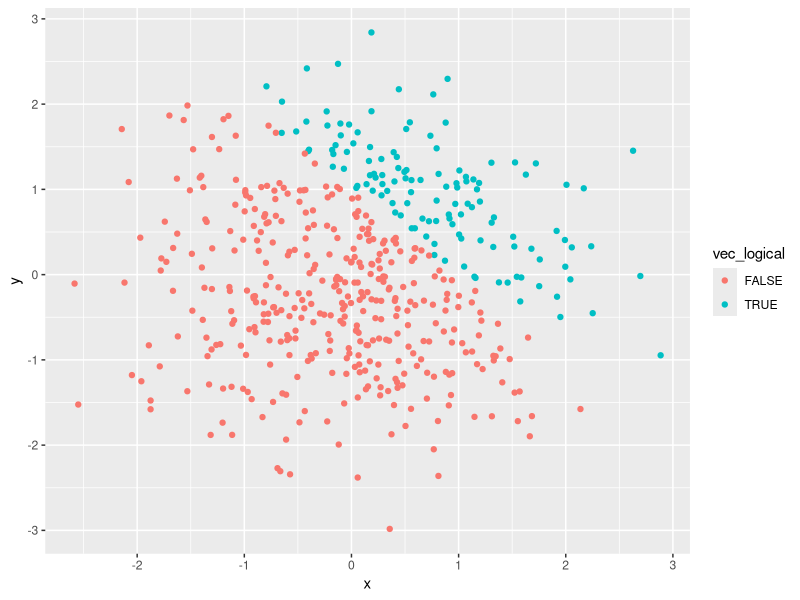
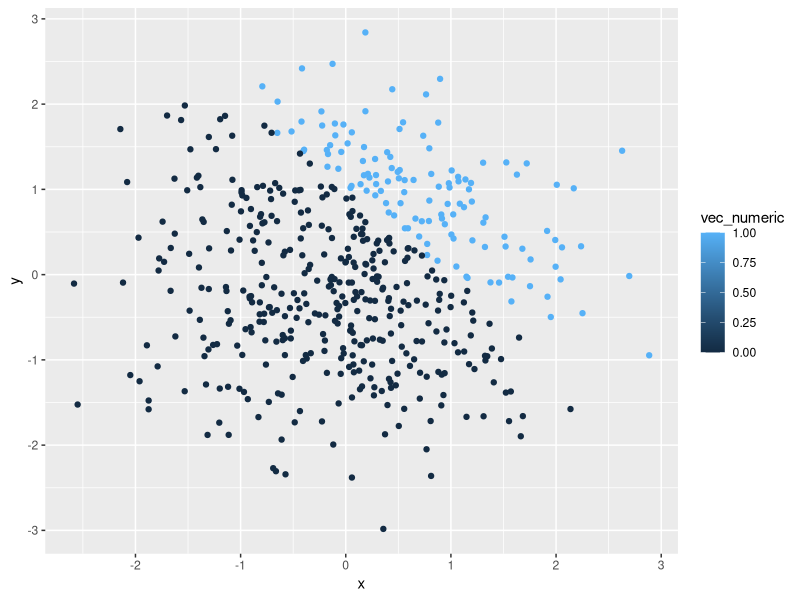
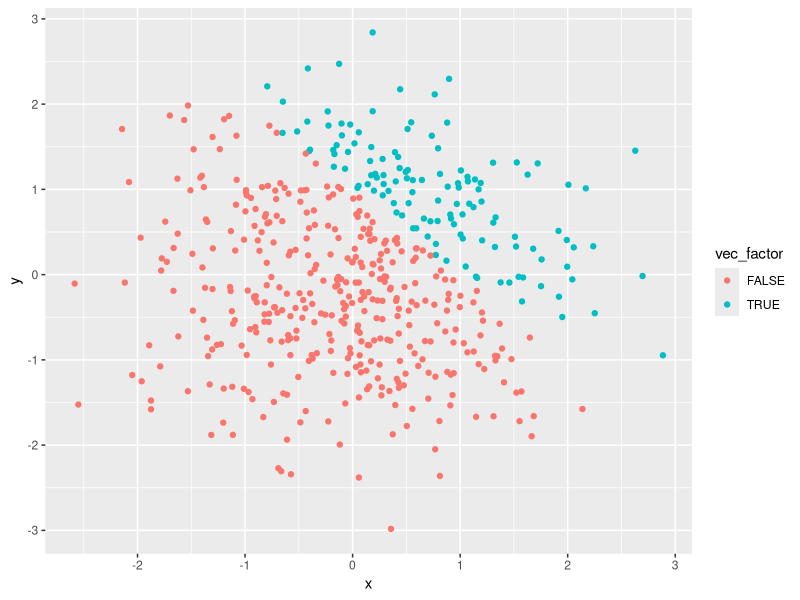
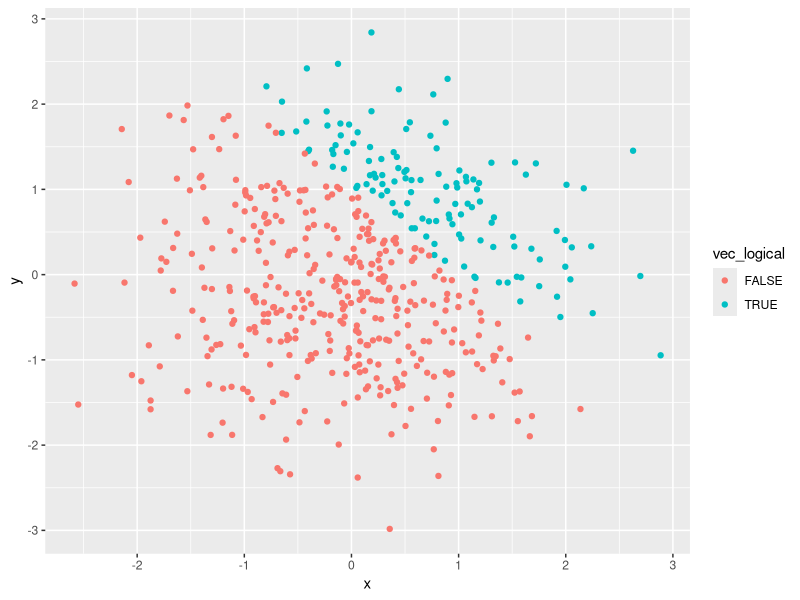

Source code (R) for these figures, in order:
## ---- chunk 1
library(tidyverse)

first_df = tibble(
  vec_rsamp = rnorm(8),
  vec_logical = vec_rsamp > 0,
  vec_char = c("a","b","c","d","e","f","g","h"),
  vec_factor = factor(c("i","j","k","i","j","k","i","j"))
)

## ---- chunk 2
mean(pull(first_df, vec_rsamp))
mean(pull(first_df, vec_logical))
mean(pull(first_df, vec_char))
mean(pull(first_df, vec_factor))
## ---- chunk 3
as.numeric(pull(first_df, vec_logical))
## ---- chunk 4
as.numeric(pull(first_df, vec_char)) 
## ---- chunk 5
as.numeric(pull(first_df, vec_factor))
## ---- chunk 6
as.numeric(pull(first_df, vec_logical)) * pull(first_df,vec_rsamp) 
## ---- chunk 7
as.factor(pull(first_df, vec_logical)) * pull(first_df,vec_rsamp) 
## ---- chunk 8
as.numeric(as.factor(pull(first_df, vec_logical))) * pull(first_df,vec_rsamp) 
## ---- chunk 9
second_df = tibble(
  x = rnorm(500),
  y = rnorm(500),
  vec_logical = x + y > 1,
  vec_numeric = as.numeric(vec_logical),
  vec_factor = as.factor(vec_logical),
)
## ---- chunk 10
ggplot(second_df, aes(x = x, y = y, color = vec_logical)) + geom_point()

ggsave("scatter_plotHW1.pdf")
## ---- chunk 11
ggplot(second_df, aes(x = x, y = y, color = vec_numeric)) + geom_point()
## ---- chunk 12
ggplot(second_df, aes(x = x, y = y, color = vec_factor)) + geom_point()
